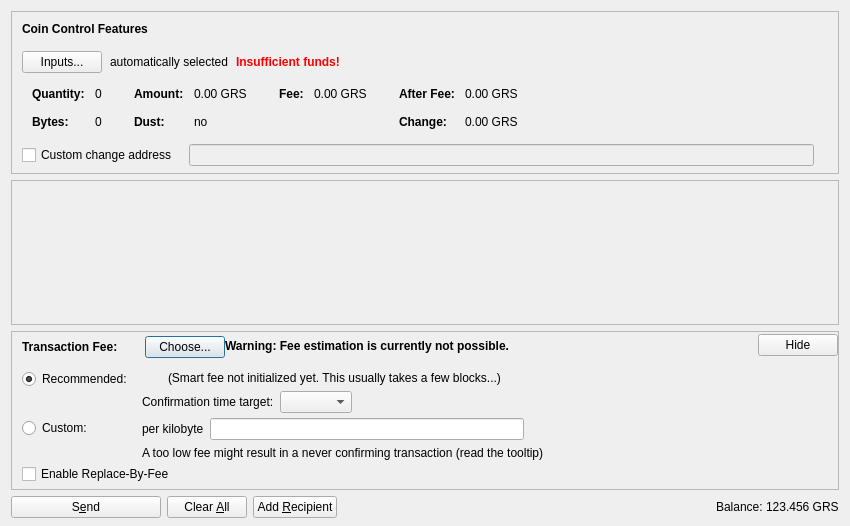
<?xml version="1.0" encoding="UTF-8"?>
<ui version="4.0">
 <class>SendCoinsDialog</class>
 <widget class="QDialog" name="SendCoinsDialog">
  <property name="geometry">
   <rect>
    <x>0</x>
    <y>0</y>
    <width>850</width>
    <height>526</height>
   </rect>
  </property>
  <property name="windowTitle">
   <string>Send Coins</string>
  </property>
  <layout class="QVBoxLayout" name="verticalLayout" stretch="0,1,0,0">
   <property name="bottomMargin">
    <number>8</number>
   </property>
   <item>
    <widget class="QFrame" name="frameCoinControl">
     <property name="sizePolicy">
      <sizepolicy hsizetype="Expanding" vsizetype="Expanding">
       <horstretch>0</horstretch>
       <verstretch>0</verstretch>
      </sizepolicy>
     </property>
     <property name="maximumSize">
      <size>
       <width>16777215</width>
       <height>16777215</height>
      </size>
     </property>
     <property name="frameShape">
      <enum>QFrame::StyledPanel</enum>
     </property>
     <property name="frameShadow">
      <enum>QFrame::Sunken</enum>
     </property>
     <layout class="QVBoxLayout" name="verticalLayoutCoinControl2">
      <property name="spacing">
       <number>0</number>
      </property>
      <property name="leftMargin">
       <number>0</number>
      </property>
      <property name="topMargin">
       <number>0</number>
      </property>
      <property name="rightMargin">
       <number>0</number>
      </property>
      <property name="bottomMargin">
       <number>6</number>
      </property>
      <item>
       <layout class="QVBoxLayout" name="verticalLayoutCoinControl" stretch="0,0,0,0,1">
        <property name="spacing">
         <number>0</number>
        </property>
        <property name="leftMargin">
         <number>10</number>
        </property>
        <property name="topMargin">
         <number>10</number>
        </property>
        <item>
         <layout class="QHBoxLayout" name="horizontalLayoutCoinControl1">
          <property name="bottomMargin">
           <number>15</number>
          </property>
          <item>
           <widget class="QLabel" name="labelCoinControlFeatures">
            <property name="sizePolicy">
             <sizepolicy hsizetype="Preferred" vsizetype="Maximum">
              <horstretch>0</horstretch>
              <verstretch>0</verstretch>
             </sizepolicy>
            </property>
            <property name="font">
             <font>
              <weight>75</weight>
              <bold>true</bold>
             </font>
            </property>
            <property name="styleSheet">
             <string notr="true">font-weight:bold;</string>
            </property>
            <property name="text">
             <string>Coin Control Features</string>
            </property>
           </widget>
          </item>
         </layout>
        </item>
        <item>
         <layout class="QHBoxLayout" name="horizontalLayoutCoinControl2" stretch="0,0,0,0">
          <property name="spacing">
           <number>8</number>
          </property>
          <property name="bottomMargin">
           <number>10</number>
          </property>
          <item>
           <widget class="QPushButton" name="pushButtonCoinControl">
            <property name="styleSheet">
             <string notr="true"/>
            </property>
            <property name="text">
             <string>Inputs...</string>
            </property>
            <property name="autoDefault">
             <bool>false</bool>
            </property>
           </widget>
          </item>
          <item>
           <widget class="QLabel" name="labelCoinControlAutomaticallySelected">
            <property name="text">
             <string>automatically selected</string>
            </property>
            <property name="margin">
             <number>5</number>
            </property>
           </widget>
          </item>
          <item>
           <widget class="QLabel" name="labelCoinControlInsuffFunds">
            <property name="font">
             <font>
              <weight>75</weight>
              <bold>true</bold>
             </font>
            </property>
            <property name="styleSheet">
             <string notr="true">color:red;font-weight:bold;</string>
            </property>
            <property name="text">
             <string>Insufficient funds!</string>
            </property>
            <property name="margin">
             <number>5</number>
            </property>
           </widget>
          </item>
          <item>
           <spacer name="horizontalSpacerCoinControl">
            <property name="orientation">
             <enum>Qt::Horizontal</enum>
            </property>
            <property name="sizeHint" stdset="0">
             <size>
              <width>40</width>
              <height>1</height>
             </size>
            </property>
           </spacer>
          </item>
         </layout>
        </item>
        <item>
         <widget class="QWidget" name="widgetCoinControl" native="true">
          <property name="sizePolicy">
           <sizepolicy hsizetype="Preferred" vsizetype="Preferred">
            <horstretch>0</horstretch>
            <verstretch>0</verstretch>
           </sizepolicy>
          </property>
          <property name="minimumSize">
           <size>
            <width>0</width>
            <height>0</height>
           </size>
          </property>
          <property name="styleSheet">
           <string notr="true"/>
          </property>
          <layout class="QHBoxLayout" name="horizontalLayoutCoinControl5">
           <property name="leftMargin">
            <number>0</number>
           </property>
           <property name="topMargin">
            <number>0</number>
           </property>
           <property name="rightMargin">
            <number>0</number>
           </property>
           <property name="bottomMargin">
            <number>0</number>
           </property>
           <item>
            <layout class="QHBoxLayout" name="horizontalLayoutCoinControl3" stretch="0,0,0,1">
             <property name="spacing">
              <number>20</number>
             </property>
             <property name="topMargin">
              <number>0</number>
             </property>
             <property name="bottomMargin">
              <number>10</number>
             </property>
             <item>
              <layout class="QFormLayout" name="formLayoutCoinControl1">
               <property name="horizontalSpacing">
                <number>10</number>
               </property>
               <property name="verticalSpacing">
                <number>14</number>
               </property>
               <property name="leftMargin">
                <number>10</number>
               </property>
               <property name="topMargin">
                <number>4</number>
               </property>
               <property name="rightMargin">
                <number>6</number>
               </property>
               <item row="0" column="0">
                <widget class="QLabel" name="labelCoinControlQuantityText">
                 <property name="font">
                  <font>
                   <weight>75</weight>
                   <bold>true</bold>
                  </font>
                 </property>
                 <property name="text">
                  <string>Quantity:</string>
                 </property>
                 <property name="margin">
                  <number>0</number>
                 </property>
                </widget>
               </item>
               <item row="0" column="1">
                <widget class="QLabel" name="labelCoinControlQuantity">
                 <property name="cursor">
                  <cursorShape>IBeamCursor</cursorShape>
                 </property>
                 <property name="contextMenuPolicy">
                  <enum>Qt::ActionsContextMenu</enum>
                 </property>
                 <property name="text">
                  <string notr="true">0</string>
                 </property>
                 <property name="margin">
                  <number>0</number>
                 </property>
                 <property name="textInteractionFlags">
                  <set>Qt::LinksAccessibleByMouse|Qt::TextSelectableByKeyboard|Qt::TextSelectableByMouse</set>
                 </property>
                </widget>
               </item>
               <item row="1" column="0">
                <widget class="QLabel" name="labelCoinControlBytesText">
                 <property name="font">
                  <font>
                   <weight>75</weight>
                   <bold>true</bold>
                  </font>
                 </property>
                 <property name="text">
                  <string>Bytes:</string>
                 </property>
                </widget>
               </item>
               <item row="1" column="1">
                <widget class="QLabel" name="labelCoinControlBytes">
                 <property name="cursor">
                  <cursorShape>IBeamCursor</cursorShape>
                 </property>
                 <property name="contextMenuPolicy">
                  <enum>Qt::ActionsContextMenu</enum>
                 </property>
                 <property name="text">
                  <string notr="true">0</string>
                 </property>
                 <property name="textInteractionFlags">
                  <set>Qt::LinksAccessibleByMouse|Qt::TextSelectableByKeyboard|Qt::TextSelectableByMouse</set>
                 </property>
                </widget>
               </item>
              </layout>
             </item>
             <item>
              <layout class="QFormLayout" name="formLayoutCoinControl2">
               <property name="horizontalSpacing">
                <number>10</number>
               </property>
               <property name="verticalSpacing">
                <number>14</number>
               </property>
               <property name="leftMargin">
                <number>6</number>
               </property>
               <property name="topMargin">
                <number>4</number>
               </property>
               <property name="rightMargin">
                <number>6</number>
               </property>
               <item row="0" column="0">
                <widget class="QLabel" name="labelCoinControlAmountText">
                 <property name="font">
                  <font>
                   <weight>75</weight>
                   <bold>true</bold>
                  </font>
                 </property>
                 <property name="text">
                  <string>Amount:</string>
                 </property>
                 <property name="margin">
                  <number>0</number>
                 </property>
                </widget>
               </item>
               <item row="0" column="1">
                <widget class="QLabel" name="labelCoinControlAmount">
                 <property name="cursor">
                  <cursorShape>IBeamCursor</cursorShape>
                 </property>
                 <property name="contextMenuPolicy">
                  <enum>Qt::ActionsContextMenu</enum>
                 </property>
                 <property name="text">
                  <string notr="true">0.00 GRS</string>
                 </property>
                 <property name="textInteractionFlags">
                  <set>Qt::LinksAccessibleByMouse|Qt::TextSelectableByKeyboard|Qt::TextSelectableByMouse</set>
                 </property>
                </widget>
               </item>
               <item row="1" column="0">
                <widget class="QLabel" name="labelCoinControlLowOutputText">
                 <property name="font">
                  <font>
                   <weight>75</weight>
                   <bold>true</bold>
                  </font>
                 </property>
                 <property name="text">
                  <string>Dust:</string>
                 </property>
                </widget>
               </item>
               <item row="1" column="1">
                <widget class="QLabel" name="labelCoinControlLowOutput">
                 <property name="cursor">
                  <cursorShape>IBeamCursor</cursorShape>
                 </property>
                 <property name="contextMenuPolicy">
                  <enum>Qt::ActionsContextMenu</enum>
                 </property>
                 <property name="text">
                  <string notr="true">no</string>
                 </property>
                 <property name="textInteractionFlags">
                  <set>Qt::LinksAccessibleByMouse|Qt::TextSelectableByKeyboard|Qt::TextSelectableByMouse</set>
                 </property>
                </widget>
               </item>
              </layout>
             </item>
             <item>
              <layout class="QFormLayout" name="formLayoutCoinControl3">
               <property name="horizontalSpacing">
                <number>10</number>
               </property>
               <property name="verticalSpacing">
                <number>14</number>
               </property>
               <property name="leftMargin">
                <number>6</number>
               </property>
               <property name="topMargin">
                <number>4</number>
               </property>
               <property name="rightMargin">
                <number>6</number>
               </property>
               <item row="0" column="0">
                <widget class="QLabel" name="labelCoinControlFeeText">
                 <property name="font">
                  <font>
                   <weight>75</weight>
                   <bold>true</bold>
                  </font>
                 </property>
                 <property name="text">
                  <string>Fee:</string>
                 </property>
                 <property name="margin">
                  <number>0</number>
                 </property>
                </widget>
               </item>
               <item row="0" column="1">
                <widget class="QLabel" name="labelCoinControlFee">
                 <property name="cursor">
                  <cursorShape>IBeamCursor</cursorShape>
                 </property>
                 <property name="contextMenuPolicy">
                  <enum>Qt::ActionsContextMenu</enum>
                 </property>
                 <property name="text">
                  <string notr="true">0.00 GRS</string>
                 </property>
                 <property name="textInteractionFlags">
                  <set>Qt::LinksAccessibleByMouse|Qt::TextSelectableByKeyboard|Qt::TextSelectableByMouse</set>
                 </property>
                </widget>
               </item>
              </layout>
             </item>
             <item>
              <layout class="QFormLayout" name="formLayoutCoinControl4">
               <property name="horizontalSpacing">
                <number>10</number>
               </property>
               <property name="verticalSpacing">
                <number>14</number>
               </property>
               <property name="leftMargin">
                <number>6</number>
               </property>
               <property name="topMargin">
                <number>4</number>
               </property>
               <property name="rightMargin">
                <number>6</number>
               </property>
               <item row="0" column="0">
                <widget class="QLabel" name="labelCoinControlAfterFeeText">
                 <property name="font">
                  <font>
                   <weight>75</weight>
                   <bold>true</bold>
                  </font>
                 </property>
                 <property name="text">
                  <string>After Fee:</string>
                 </property>
                 <property name="margin">
                  <number>0</number>
                 </property>
                </widget>
               </item>
               <item row="0" column="1">
                <widget class="QLabel" name="labelCoinControlAfterFee">
                 <property name="cursor">
                  <cursorShape>IBeamCursor</cursorShape>
                 </property>
                 <property name="contextMenuPolicy">
                  <enum>Qt::ActionsContextMenu</enum>
                 </property>
                 <property name="text">
                  <string notr="true">0.00 GRS</string>
                 </property>
                 <property name="textInteractionFlags">
                  <set>Qt::LinksAccessibleByMouse|Qt::TextSelectableByKeyboard|Qt::TextSelectableByMouse</set>
                 </property>
                </widget>
               </item>
               <item row="1" column="0">
                <widget class="QLabel" name="labelCoinControlChangeText">
                 <property name="font">
                  <font>
                   <weight>75</weight>
                   <bold>true</bold>
                  </font>
                 </property>
                 <property name="text">
                  <string>Change:</string>
                 </property>
                </widget>
               </item>
               <item row="1" column="1">
                <widget class="QLabel" name="labelCoinControlChange">
                 <property name="cursor">
                  <cursorShape>IBeamCursor</cursorShape>
                 </property>
                 <property name="contextMenuPolicy">
                  <enum>Qt::ActionsContextMenu</enum>
                 </property>
                 <property name="text">
                  <string notr="true">0.00 GRS</string>
                 </property>
                 <property name="textInteractionFlags">
                  <set>Qt::LinksAccessibleByMouse|Qt::TextSelectableByKeyboard|Qt::TextSelectableByMouse</set>
                 </property>
                </widget>
               </item>
              </layout>
             </item>
            </layout>
           </item>
          </layout>
         </widget>
        </item>
        <item>
         <layout class="QHBoxLayout" name="horizontalLayoutCoinControl4" stretch="0,0,0">
          <property name="spacing">
           <number>12</number>
          </property>
          <property name="sizeConstraint">
           <enum>QLayout::SetDefaultConstraint</enum>
          </property>
          <property name="topMargin">
           <number>5</number>
          </property>
          <property name="rightMargin">
           <number>5</number>
          </property>
          <item>
           <widget class="QCheckBox" name="checkBoxCoinControlChange">
            <property name="toolTip">
             <string>If this is activated, but the change address is empty or invalid, change will be sent to a newly generated address.</string>
            </property>
            <property name="text">
             <string>Custom change address</string>
            </property>
           </widget>
          </item>
          <item>
           <widget class="QValidatedLineEdit" name="lineEditCoinControlChange">
            <property name="enabled">
             <bool>false</bool>
            </property>
            <property name="sizePolicy">
             <sizepolicy hsizetype="Expanding" vsizetype="Fixed">
              <horstretch>0</horstretch>
              <verstretch>0</verstretch>
             </sizepolicy>
            </property>
           </widget>
          </item>
          <item>
           <widget class="QLabel" name="labelCoinControlChangeLabel">
            <property name="sizePolicy">
             <sizepolicy hsizetype="Preferred" vsizetype="Expanding">
              <horstretch>0</horstretch>
              <verstretch>0</verstretch>
             </sizepolicy>
            </property>
            <property name="minimumSize">
             <size>
              <width>0</width>
              <height>0</height>
             </size>
            </property>
            <property name="text">
             <string/>
            </property>
            <property name="margin">
             <number>3</number>
            </property>
           </widget>
          </item>
         </layout>
        </item>
        <item>
         <spacer name="verticalSpacerCoinControl">
          <property name="orientation">
           <enum>Qt::Vertical</enum>
          </property>
          <property name="sizeHint" stdset="0">
           <size>
            <width>800</width>
            <height>1</height>
           </size>
          </property>
         </spacer>
        </item>
       </layout>
      </item>
     </layout>
    </widget>
   </item>
   <item>
    <widget class="QScrollArea" name="scrollArea">
     <property name="widgetResizable">
      <bool>true</bool>
     </property>
     <widget class="QWidget" name="scrollAreaWidgetContents">
      <property name="geometry">
       <rect>
        <x>0</x>
        <y>0</y>
        <width>830</width>
        <height>104</height>
       </rect>
      </property>
      <layout class="QVBoxLayout" name="verticalLayout_2" stretch="0,1">
       <property name="leftMargin">
        <number>0</number>
       </property>
       <property name="topMargin">
        <number>0</number>
       </property>
       <property name="rightMargin">
        <number>0</number>
       </property>
       <property name="bottomMargin">
        <number>0</number>
       </property>
       <item>
        <layout class="QVBoxLayout" name="entries">
         <property name="spacing">
          <number>6</number>
         </property>
        </layout>
       </item>
       <item>
        <spacer name="verticalSpacer">
         <property name="orientation">
          <enum>Qt::Vertical</enum>
         </property>
         <property name="sizeHint" stdset="0">
          <size>
           <width>20</width>
           <height>40</height>
          </size>
         </property>
        </spacer>
       </item>
      </layout>
     </widget>
    </widget>
   </item>
   <item>
    <widget class="QFrame" name="frameFee">
     <property name="sizePolicy">
      <sizepolicy hsizetype="Expanding" vsizetype="Expanding">
       <horstretch>0</horstretch>
       <verstretch>0</verstretch>
      </sizepolicy>
     </property>
     <property name="maximumSize">
      <size>
       <width>16777215</width>
       <height>16777215</height>
      </size>
     </property>
     <property name="frameShape">
      <enum>QFrame::StyledPanel</enum>
     </property>
     <property name="frameShadow">
      <enum>QFrame::Sunken</enum>
     </property>
     <layout class="QVBoxLayout" name="verticalLayoutFee1">
      <property name="spacing">
       <number>0</number>
      </property>
      <property name="leftMargin">
       <number>0</number>
      </property>
      <property name="topMargin">
       <number>0</number>
      </property>
      <property name="rightMargin">
       <number>0</number>
      </property>
      <property name="bottomMargin">
       <number>0</number>
      </property>
      <item>
       <layout class="QVBoxLayout" name="verticalLayoutFee2" stretch="0,0,0">
        <property name="spacing">
         <number>0</number>
        </property>
        <property name="leftMargin">
         <number>10</number>
        </property>
        <property name="topMargin">
         <number>0</number>
        </property>
        <item>
         <layout class="QHBoxLayout" name="horizontalLayoutFee1">
          <property name="bottomMargin">
           <number>0</number>
          </property>
          <item>
           <layout class="QVBoxLayout" name="verticalLayoutFee7">
            <property name="spacing">
             <number>0</number>
            </property>
            <item>
             <spacer name="verticalSpacerSmartFee">
              <property name="orientation">
               <enum>Qt::Vertical</enum>
              </property>
              <property name="sizeType">
               <enum>QSizePolicy::Fixed</enum>
              </property>
              <property name="sizeHint" stdset="0">
               <size>
                <width>1</width>
                <height>4</height>
               </size>
              </property>
             </spacer>
            </item>
            <item>
             <layout class="QHBoxLayout" name="horizontalLayoutSmartFee">
              <property name="spacing">
               <number>10</number>
              </property>
              <item>
               <widget class="QLabel" name="labelFeeHeadline">
                <property name="sizePolicy">
                 <sizepolicy hsizetype="Preferred" vsizetype="Maximum">
                  <horstretch>0</horstretch>
                  <verstretch>0</verstretch>
                 </sizepolicy>
                </property>
                <property name="font">
                 <font>
                  <weight>75</weight>
                  <bold>true</bold>
                 </font>
                </property>
                <property name="styleSheet">
                 <string notr="true">font-weight:bold;</string>
                </property>
                <property name="text">
                 <string>Transaction Fee:</string>
                </property>
               </widget>
              </item>
              <item>
               <widget class="QLabel" name="labelFeeMinimized">
                <property name="text">
                 <string/>
                </property>
               </widget>
              </item>
              <item>
               <widget class="QPushButton" name="buttonChooseFee">
                <property name="text">
                 <string>Choose...</string>
                </property>
               </widget>
              </item>
             </layout>
            </item>
            <item>
             <spacer name="verticalSpacer_5">
              <property name="orientation">
               <enum>Qt::Vertical</enum>
              </property>
              <property name="sizeHint" stdset="0">
               <size>
                <width>1</width>
                <height>1</height>
               </size>
              </property>
             </spacer>
            </item>
           </layout>
          </item>
          <item>
           <widget class="QLabel" name="fallbackFeeWarningLabel">
            <property name="toolTip">
             <string>Using the fallbackfee can result in sending a transaction that will take several hours or days (or never) to confirm. Consider choosing your fee manually or wait until you have validated the complete chain.</string>
            </property>
            <property name="font">
            <font>
                <weight>75</weight>
                <bold>true</bold>
            </font>
            </property>
            <property name="text">
             <string>Warning: Fee estimation is currently not possible.</string>
            </property>
            <property name="wordWrap">
             <bool>false</bool>
            </property>
           </widget>
          </item>
          <item>
           <spacer name="horizontalSpacer_4">
            <property name="orientation">
             <enum>Qt::Horizontal</enum>
            </property>
            <property name="sizeType">
             <enum>QSizePolicy::MinimumExpanding</enum>
            </property>
            <property name="sizeHint" stdset="0">
             <size>
              <width>40</width>
              <height>20</height>
             </size>
            </property>
           </spacer>
          </item>
          <item>
           <widget class="QPushButton" name="buttonMinimizeFee">
            <property name="toolTip">
             <string>Hide transaction fee settings</string>
            </property>
            <property name="text">
             <string>Hide</string>
            </property>
           </widget>
          </item>
         </layout>
        </item>
        <item>
         <widget class="QFrame" name="frameFeeSelection">
          <layout class="QVBoxLayout" name="verticalLayoutFee12">
           <property name="spacing">
            <number>0</number>
           </property>
           <property name="leftMargin">
            <number>0</number>
           </property>
           <property name="topMargin">
            <number>0</number>
           </property>
           <property name="rightMargin">
            <number>0</number>
           </property>
           <property name="bottomMargin">
            <number>0</number>
           </property>
           <item>
            <layout class="QGridLayout" name="gridLayoutFee">
             <property name="topMargin">
              <number>10</number>
             </property>
             <property name="bottomMargin">
              <number>4</number>
             </property>
             <property name="horizontalSpacing">
              <number>10</number>
             </property>
             <property name="verticalSpacing">
              <number>4</number>
             </property>
             <item row="1" column="1">
              <layout class="QVBoxLayout" name="verticalLayoutFee8">
               <property name="spacing">
                <number>6</number>
               </property>
               <item>
                <layout class="QHBoxLayout" name="horizontalLayoutFee13">
                 <item>
                  <widget class="QLabel" name="labelCustomPerKilobyte">
                   <property name="toolTip">
                    <string>Specify a custom fee per kB (1,000 bytes) of the transaction's virtual size.

Note:  Since the fee is calculated on a per-byte basis, a fee of "100 gros per kB" for a transaction size of 500 bytes (half of 1 kB) would ultimately yield a fee of only 50 gros.</string>
                   </property>
                   <property name="text">
                    <string>per kilobyte</string>
                   </property>
                  </widget>
                 </item>
                 <item>
                  <widget class="BitcoinAmountField" name="customFee"/>
                 </item>
                 <item>
                  <spacer name="horizontalSpacer_6">
                   <property name="orientation">
                    <enum>Qt::Horizontal</enum>
                   </property>
                   <property name="sizeHint" stdset="0">
                    <size>
                     <width>1</width>
                     <height>1</height>
                    </size>
                   </property>
                  </spacer>
                 </item>
                </layout>
               </item>
               <item>
                <layout class="QHBoxLayout" name="horizontalLayoutFee8">
                 <item>
                  <widget class="QLabel" name="labelCustomFeeWarning">
                   <property name="enabled">
                    <bool>true</bool>
                   </property>
                   <property name="toolTip">
                    <string>When there is less transaction volume than space in the blocks, miners as well as relaying nodes may enforce a minimum fee. Paying only this minimum fee is just fine, but be aware that this can result in a never confirming transaction once there is more demand for bitcoin transactions than the network can process.</string>
                   </property>
                   <property name="text">
                    <string>A too low fee might result in a never confirming transaction (read the tooltip)</string>
                   </property>
                  </widget>
                 </item>
                 <item>
                  <spacer name="horizontalSpacer_2">
                   <property name="orientation">
                    <enum>Qt::Horizontal</enum>
                   </property>
                   <property name="sizeHint" stdset="0">
                    <size>
                     <width>1</width>
                     <height>1</height>
                    </size>
                   </property>
                  </spacer>
                 </item>
                </layout>
               </item>
              </layout>
             </item>
             <item row="0" column="0">
              <layout class="QVBoxLayout" name="verticalLayoutFee4" stretch="0,1">
               <item>
                <widget class="QRadioButton" name="radioSmartFee">
                 <property name="text">
                  <string>Recommended:</string>
                 </property>
                 <property name="checked">
                  <bool>true</bool>
                 </property>
                 <attribute name="buttonGroup">
                  <string notr="true">groupFee</string>
                 </attribute>
                </widget>
               </item>
               <item>
                <spacer name="verticalSpacer_2">
                 <property name="orientation">
                  <enum>Qt::Vertical</enum>
                 </property>
                 <property name="sizeHint" stdset="0">
                  <size>
                   <width>1</width>
                   <height>1</height>
                  </size>
                 </property>
                </spacer>
               </item>
              </layout>
             </item>
             <item row="1" column="0">
              <layout class="QVBoxLayout" name="verticalLayoutFee9" stretch="0,1">
               <item>
                <widget class="QRadioButton" name="radioCustomFee">
                 <property name="text">
                  <string>Custom:</string>
                 </property>
                 <attribute name="buttonGroup">
                  <string notr="true">groupFee</string>
                 </attribute>
                </widget>
               </item>
               <item>
                <spacer name="verticalSpacer_6">
                 <property name="orientation">
                  <enum>Qt::Vertical</enum>
                 </property>
                 <property name="sizeHint" stdset="0">
                  <size>
                   <width>1</width>
                   <height>1</height>
                  </size>
                 </property>
                </spacer>
               </item>
              </layout>
             </item>
             <item row="0" column="1">
              <layout class="QVBoxLayout" name="verticalLayoutFee3" stretch="0,0,1">
               <property name="spacing">
                <number>6</number>
               </property>
               <property name="topMargin">
                <number>2</number>
               </property>
               <item>
                <layout class="QHBoxLayout" name="horizontalLayoutFee12">
                 <item>
                  <widget class="QLabel" name="labelSmartFee">
                   <property name="text">
                    <string/>
                   </property>
                  </widget>
                 </item>
                 <item>
                  <widget class="QLabel" name="labelFeeEstimation">
                   <property name="text">
                    <string/>
                   </property>
                  </widget>
                 </item>
                 <item>
                  <widget class="QLabel" name="labelSmartFee2">
                   <property name="text">
                    <string>(Smart fee not initialized yet. This usually takes a few blocks...)</string>
                   </property>
                  </widget>
                 </item>
                 <item>
                  <spacer name="horizontalSpacer_5">
                   <property name="orientation">
                    <enum>Qt::Horizontal</enum>
                   </property>
                   <property name="sizeHint" stdset="0">
                    <size>
                     <width>1</width>
                     <height>1</height>
                    </size>
                   </property>
                  </spacer>
                 </item>
                </layout>
               </item>
               <item>
                <layout class="QHBoxLayout" name="horizontalLayoutFee9">
                 <item>
                  <layout class="QVBoxLayout" name="verticalLayoutFee6">
                   <item>
                    <widget class="QLabel" name="labelSmartFee3">
                     <property name="text">
                      <string>Confirmation time target:</string>
                     </property>
                    </widget>
                   </item>
                  </layout>
                 </item>
                 <item>
                  <layout class="QVBoxLayout" name="verticalLayoutFee5">
                   <property name="rightMargin">
                    <number>30</number>
                   </property>
                   <item>
                    <layout class="QHBoxLayout" name="horizontalLayoutConfTarget">
                     <property name="bottomMargin">
                      <number>0</number>
                     </property>
                     <item>
                      <widget class="QComboBox" name="confTargetSelector"/>
                     </item>
                     <item>
                      <spacer name="horizontalSpacerConfTarget">
                       <property name="orientation">
                        <enum>Qt::Horizontal</enum>
                       </property>
                       <property name="sizeHint" stdset="0">
                        <size>
                         <width>40</width>
                         <height>20</height>
                        </size>
                       </property>
                      </spacer>
                     </item>
                    </layout>
                   </item>
                  </layout>
                 </item>
                </layout>
               </item>
               <item>
                <spacer name="verticalSpacer_4">
                 <property name="orientation">
                  <enum>Qt::Vertical</enum>
                 </property>
                 <property name="sizeHint" stdset="0">
                  <size>
                   <width>1</width>
                   <height>1</height>
                  </size>
                 </property>
                </spacer>
               </item>
              </layout>
             </item>
            </layout>
           </item>
           <item>
            <widget class="QCheckBox" name="optInRBF">
             <property name="text">
              <string>Enable Replace-By-Fee</string>
             </property>
             <property name="toolTip">
              <string>With Replace-By-Fee (BIP-125) you can increase a transaction's fee after it is sent. Without this, a higher fee may be recommended to compensate for increased transaction delay risk.</string>
             </property>
            </widget>
           </item>
          </layout>
         </widget>
        </item>
        <item>
         <spacer name="verticalSpacerFee">
          <property name="orientation">
           <enum>Qt::Vertical</enum>
          </property>
          <property name="sizeHint" stdset="0">
           <size>
            <width>40</width>
            <height>5</height>
           </size>
          </property>
         </spacer>
        </item>
       </layout>
      </item>
     </layout>
    </widget>
   </item>
   <item>
    <layout class="QHBoxLayout" name="horizontalLayout">
     <item>
      <widget class="QPushButton" name="sendButton">
       <property name="minimumSize">
        <size>
         <width>150</width>
         <height>0</height>
        </size>
       </property>
       <property name="toolTip">
        <string>Confirm the send action</string>
       </property>
       <property name="text">
        <string>S&amp;end</string>
       </property>
       <property name="icon">
        <iconset resource="../bitcoin.qrc">
         <normaloff>:/icons/send</normaloff>:/icons/send</iconset>
       </property>
       <property name="autoDefault">
        <bool>false</bool>
       </property>
       <property name="default">
        <bool>false</bool>
       </property>
      </widget>
     </item>
     <item>
      <widget class="QPushButton" name="clearButton">
       <property name="sizePolicy">
        <sizepolicy hsizetype="Minimum" vsizetype="Fixed">
         <horstretch>0</horstretch>
         <verstretch>0</verstretch>
        </sizepolicy>
       </property>
       <property name="toolTip">
        <string>Clear all fields of the form.</string>
       </property>
       <property name="text">
        <string>Clear &amp;All</string>
       </property>
       <property name="icon">
        <iconset resource="../bitcoin.qrc">
         <normaloff>:/icons/remove</normaloff>:/icons/remove</iconset>
       </property>
       <property name="autoDefault">
        <bool>false</bool>
       </property>
      </widget>
     </item>
     <item>
      <widget class="QPushButton" name="addButton">
       <property name="toolTip">
        <string>Send to multiple recipients at once</string>
       </property>
       <property name="text">
        <string>Add &amp;Recipient</string>
       </property>
       <property name="icon">
        <iconset resource="../bitcoin.qrc">
         <normaloff>:/icons/add</normaloff>:/icons/add</iconset>
       </property>
       <property name="autoDefault">
        <bool>false</bool>
       </property>
      </widget>
     </item>
     <item>
      <spacer name="horizontalSpacer">
       <property name="orientation">
        <enum>Qt::Horizontal</enum>
       </property>
       <property name="sizeHint" stdset="0">
        <size>
         <width>40</width>
         <height>20</height>
        </size>
       </property>
      </spacer>
     </item>
     <item>
      <layout class="QHBoxLayout" name="horizontalLayout_2">
       <property name="spacing">
        <number>3</number>
       </property>
       <item>
        <widget class="QLabel" name="labelBalanceName">
         <property name="sizePolicy">
          <sizepolicy hsizetype="Preferred" vsizetype="Fixed">
           <horstretch>0</horstretch>
           <verstretch>0</verstretch>
          </sizepolicy>
         </property>
         <property name="text">
          <string>Balance:</string>
         </property>
        </widget>
       </item>
       <item>
        <widget class="QLabel" name="labelBalance">
         <property name="sizePolicy">
          <sizepolicy hsizetype="Preferred" vsizetype="Fixed">
           <horstretch>0</horstretch>
           <verstretch>0</verstretch>
          </sizepolicy>
         </property>
         <property name="cursor">
          <cursorShape>IBeamCursor</cursorShape>
         </property>
         <property name="text">
          <string notr="true">123.456 GRS</string>
         </property>
         <property name="textInteractionFlags">
          <set>Qt::LinksAccessibleByMouse|Qt::TextSelectableByKeyboard|Qt::TextSelectableByMouse</set>
         </property>
        </widget>
       </item>
      </layout>
     </item>
    </layout>
   </item>
  </layout>
 </widget>
 <customwidgets>
  <customwidget>
   <class>QValidatedLineEdit</class>
   <extends>QLineEdit</extends>
   <header>qt/qvalidatedlineedit.h</header>
  </customwidget>
  <customwidget>
   <class>BitcoinAmountField</class>
   <extends>QLineEdit</extends>
   <header>qt/bitcoinamountfield.h</header>
   <container>1</container>
  </customwidget>
 </customwidgets>
 <resources>
  <include location="../bitcoin.qrc"/>
 </resources>
 <connections/>
 <buttongroups>
  <buttongroup name="groupFee"/>
 </buttongroups>
</ui>
